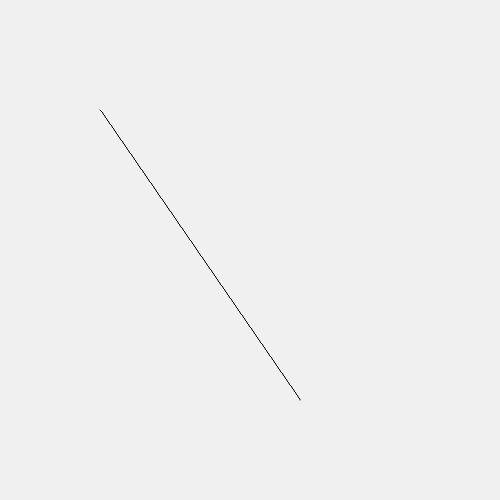
Frame 1 (no input)
Frame 60 (no input): identical to frame 1, image omitted
Frame 120 (the mouse pressed at the canvas centre since frame 60): identical to frame 1, image omitted

The p5.js sketch that drew this single still picture (run headless with seeded random() and noise() and a simulated clock; from frame 60 on, the mouse is pressed at the canvas centre):

// p5.js sketch
// ── sketch.js
function setup() {
    createCanvas(500, 500);
}

function draw() {
    background(240);

    let x1 = 100, y1 = 110, x2 = 300, y2 = 400;

    const dx = x2 - x1;
    const dy = y2 - y1;
    const m = dy / dx;

    let d = dy - (dx / 2);
    let x = x1, y = y1;

    beginShape();
    vertex(x, y);
    if (Math.abs(m) < 1) {
        while (x < x2) {
            x++;
            if (d < 0) {
                d = d + dy;
            } else {
                d += (dy - dx);
                y++;
            }
            vertex(x, y);
            console.log(x,y)

        }
    } else {
        while (y < y2) {
            y++;
            if (d < 0) {
                d = d + dx;
            } else {
                d += (dx - dy);
                x++;
            }
            vertex(x, y);
            console.log(x,y)

        }
    }

    endShape();
}
